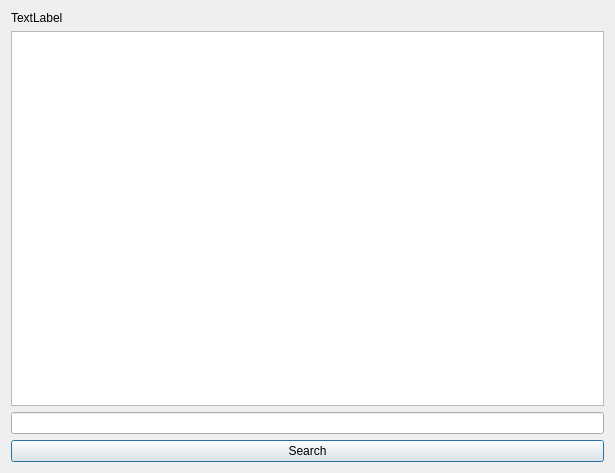
<?xml version="1.0" encoding="UTF-8"?>
<ui version="4.0">
 <class>SoapDialog_UI</class>
 <widget class="QDialog" name="SoapDialog_UI">
  <property name="geometry">
   <rect>
    <x>0</x>
    <y>0</y>
    <width>615</width>
    <height>473</height>
   </rect>
  </property>
  <property name="windowTitle">
   <string>Dialog</string>
  </property>
  <layout class="QVBoxLayout" name="verticalLayout">
   <item>
    <widget class="QLabel" name="label">
     <property name="text">
      <string>TextLabel</string>
     </property>
    </widget>
   </item>
   <item>
    <widget class="QPlainTextEdit" name="fieldTxt"/>
   </item>
   <item>
    <widget class="QLineEdit" name="lineEdit"/>
   </item>
   <item>
    <widget class="QPushButton" name="searchBtn">
     <property name="text">
      <string>Search</string>
     </property>
    </widget>
   </item>
  </layout>
 </widget>
 <resources/>
 <connections/>
</ui>
